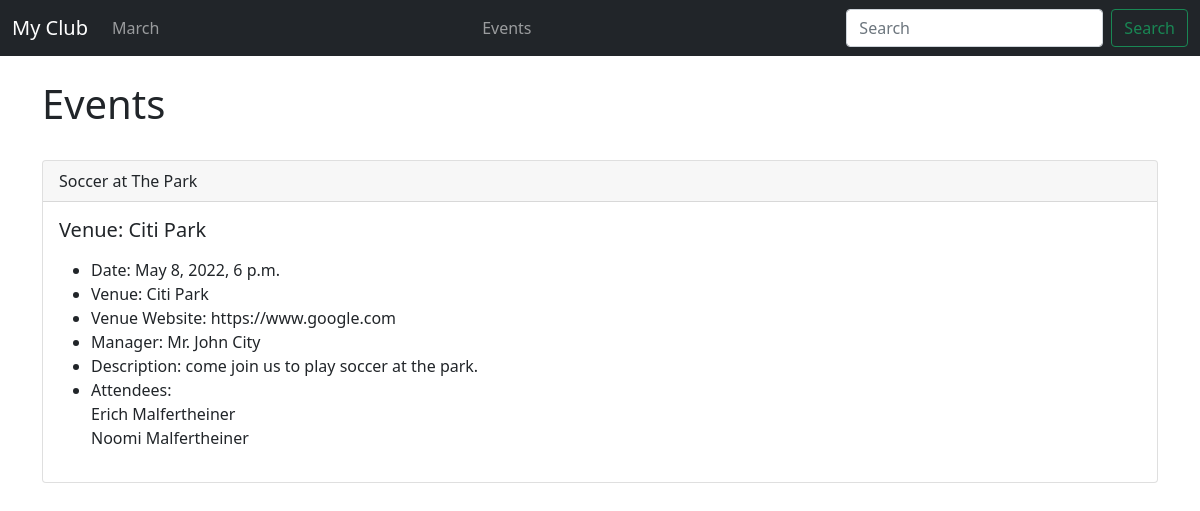
The app's page /events with its own data.
### events/models.py (models this page shows)
class Event(models.Model):
    name = models.CharField('Event Name', max_length=120) # string
    event_date = models.DateTimeField('Event Date') # datetime
    venue = models.ForeignKey(Venue, blank=True, null=True, on_delete=models.CASCADE) # cascade changes on delete
    manager = models.CharField(max_length=60)
    description = models.TextField(blank=True)
    attendees = models.ManyToManyField(MyClubUser, blank=True)
    def __str__(self):
        return self.name

class Venue(models.Model):
    name = models.CharField('Venue Name', max_length=120) # string
    address =  models.CharField(max_length=300)
    zip_code =  models.CharField('Zip Code', max_length=15)
    phone = models.CharField('Contact Phone', max_length=25, blank=True)
    web = models.URLField('Website Address', blank=True)
    email_address = models.EmailField('Email Address', blank=True)
    def __str__(self):
        return self.name

class MyClubUser(models.Model):
    first_name = models.CharField(max_length=30) # string
    last_name = models.CharField(max_length=30)
    email = models.EmailField('User Email Address')
    def __str__(self):
        return self.first_name + ' ' + self.last_name

### events/views.py (the view)
# urls.py: path('events', views.all_events, name="list-events")
def all_events(request):
    event_list = Event.objects.all()
    return render(request, 'events/event_list.html', {
        'event_list': event_list})

### events/templates/events/event_list.html
{% extends 'events/base.html' %}
{% block content %}
    <h1>Events</h1>
    <br/>
{% for event in event_list %}
<div class="card">
    <div class="card-header">
        {{ event }}
    </div>
    <div class="card-body">
      <h5 class="card-title">Venue: {{event.venue}}</h5>
      <p class="card-text">
         <ul>
        <li>Date: {{ event.event_date }}</li>
        <li>Venue: {{ event.venue }}</li>
        <li>Venue Website: {{ event.venue.web }}</li>
        <li>Manager: {{ event.manager }}</li>
        <li>Description: {{ event.description }}</li>
        <li>Attendees: <br/>
            {% for user in event.attendees.all %}
            {{user}}<br/>
            {% endfor %}
        </li>
        </ul>
      </p>
    </div>
  </div>
  <br/>
{% endfor %}
{% endblock %}

### events/templates/events/base.html (shortened to what this page needs)
<!doctype html>
<html lang="en">
  <head>
    <link href="https://cdn.jsdelivr.net/npm/bootstrap@5.1.3/dist/css/bootstrap.min.css" rel="stylesheet">
  </head>
  <body>
    {% include 'events/navbar.html'%}
    <br/>
    <div class="container">
    {% block content %}
    {% endblock %}
    </div>
  </body>
</html>

### events/templates/events/navbar.html (shortened to what this page needs)
<nav class="navbar navbar-expand-lg navbar-dark bg-dark">
    <div class="container-fluid">
      <a class="navbar-brand" href="{% url 'home' %}">My Club</a>
      <div class="collapse navbar-collapse" id="navbarSupportedContent">
        <ul class="navbar-nav me-auto mb-2 mb-lg-0">
          <li class="nav-item">
            <a class="nav-link" href="{% url 'home' '2021' 'March' %}">March</a>
          </li>
        </ul>
        <ul class="navbar-nav me-auto mb-2 mb-lg-0">
          <li class="nav-item">
            <a class="nav-link" href="{% url 'list-events' %}">Events</a>
          </li>
        </ul>
        <form class="d-flex">
          <input class="form-control me-2" type="search" placeholder="Search" aria-label="Search">
          <button class="btn btn-outline-success" type="submit">Search</button>
        </form>
      </div>
    </div>
  </nav>

### records on screen
Event: name "Soccer at The Park", venue "Citi Park", event_date "May 8, 2022, 6 p.m.", venue.web "https://www.google.com", manager "Mr. John City", description "come join us to play soccer at the park."
MyClubUser: first_name+last_name "Erich Malfertheiner"
MyClubUser: first_name+last_name "Noomi Malfertheiner"
